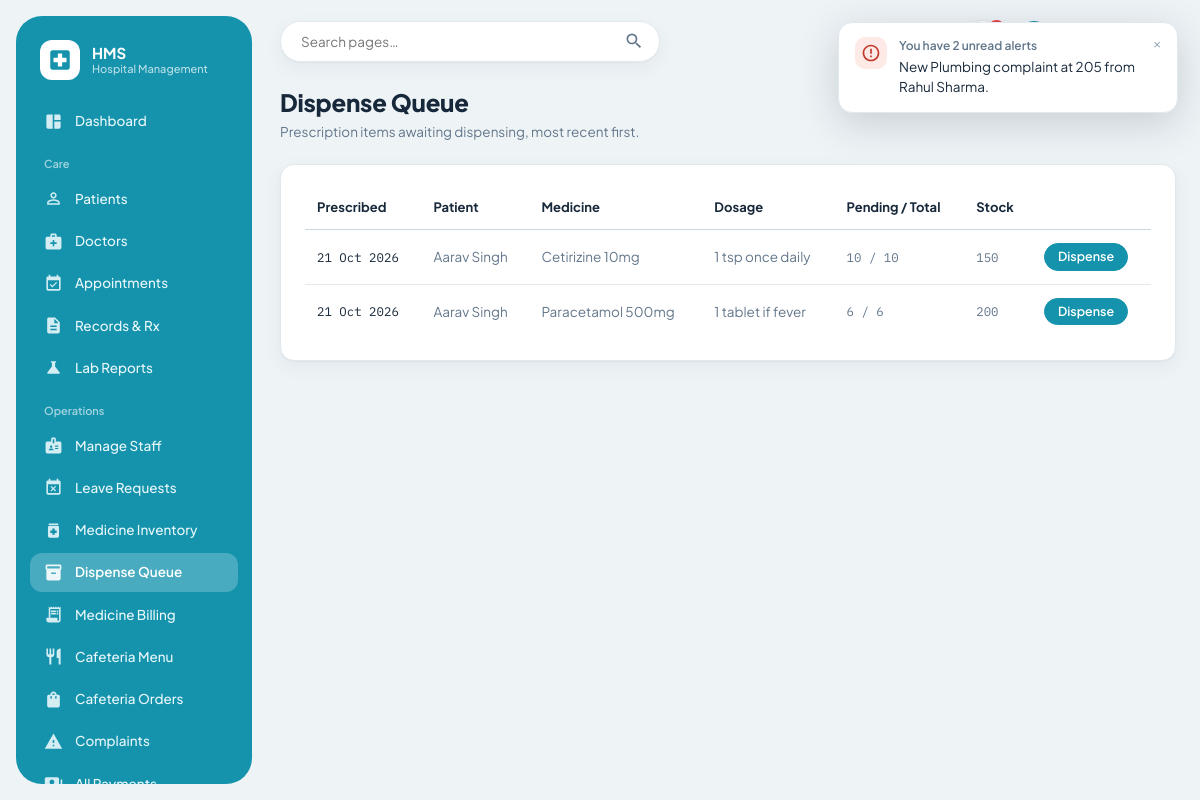
The page /pharmacy/dispense (signed in) on the database its author committed.
### models.py (models this page shows, shortened)
class PrescriptionItem(db.Model):
    __tablename__ = "prescription_items"
    id = db.Column(db.Integer, primary_key=True)
    prescription_id = db.Column(db.Integer, db.ForeignKey("prescriptions.id"), nullable=False)
    medicine_id = db.Column(db.Integer, db.ForeignKey("medicines.id"), nullable=False)
    dosage = db.Column(db.String(120))     # e.g. "1 tablet twice a day"
    quantity = db.Column(db.Integer, nullable=False)
    dispensed_qty = db.Column(db.Integer, default=0)
    medicine = db.relationship("Medicine", backref="prescription_items")
    @property
    def pending_qty(self):
        return self.quantity - self.dispensed_qty

class Prescription(db.Model):
    __tablename__ = "prescriptions"
    id = db.Column(db.Integer, primary_key=True)
    medical_record_id = db.Column(db.Integer, db.ForeignKey("medical_records.id"), nullable=False)
    notes = db.Column(db.String(255))
    prescribed_date = db.Column(db.Date, default=date.today)
    items = db.relationship("PrescriptionItem", backref="prescription", lazy=True, cascade="all, delete-orphan")
    @property
    def patient(self):
        return self.medical_record.patient

class Patient(db.Model):
    __tablename__ = "patients"
    id = db.Column(db.Integer, primary_key=True)
    name = db.Column(db.String(120), nullable=False)
    age = db.Column(db.Integer, nullable=False)
    gender = db.Column(db.String(20), nullable=False)
    phone = db.Column(db.String(20))
    address = db.Column(db.String(255))
    created_at = db.Column(db.DateTime, default=datetime.utcnow)
    appointments = db.relationship("Appointment", backref="patient", lazy=True, cascade="all, delete-orphan")
    medical_records = db.relationship("MedicalRecord", backref="patient", lazy=True, cascade="all, delete-orphan")

class Medicine(db.Model):
    __tablename__ = "medicines"
    id = db.Column(db.Integer, primary_key=True)
    name = db.Column(db.String(120), nullable=False)
    category = db.Column(db.String(80))
    stock_qty = db.Column(db.Integer, default=0)
    price = db.Column(db.Float, nullable=False)
    expiry_date = db.Column(db.Date, nullable=False)
    created_at = db.Column(db.DateTime, default=datetime.utcnow)
    @property
    def is_low_stock(self):
        return self.stock_qty < LOW_STOCK_THRESHOLD

### routes/pharmacy.py (the view)
@pharmacy_bp.route("/dispense")
def dispense_queue():
    items = (PrescriptionItem.query.join(Prescription)
             .filter(PrescriptionItem.dispensed_qty < PrescriptionItem.quantity)
             .order_by(Prescription.prescribed_date.desc()).all())
    return render_template("dispense/list.html", items=items)

### routes/auth_utils.py (called while the page is built)
def get_current_user():
    if "user_id" not in session:
        return None
    if not hasattr(g, "_current_user"):
        g._current_user = User.query.get(session["user_id"])
    return g._current_user

def login_required(roles=None):
    def decorator(view_func):
        @wraps(view_func)
        def wrapped(*args, **kwargs):
            user = get_current_user()
            if user is None:
                flash("Please log in to continue.", "error")
                return redirect(url_for("auth.portal"))
            if roles and user.role not in roles:
                flash("You don't have access to that page.", "error")
                return redirect(url_for("auth.dashboard_redirect"))
            return view_func(*args, **kwargs)
        return wrapped
    return decorator

### templates/dispense/list.html (shortened to what this page needs)
{% extends "base.html" %}
{% block content %}
<div class="page-header">
  <div>
    <h2>Dispense Queue</h2>
    <p class="subtitle">Prescription items awaiting dispensing, most recent first.</p>
  </div>
</div>
<div class="panel">
  <table>
    <thead>
      <tr><th>Prescribed</th><th>Patient</th><th>Medicine</th><th>Dosage</th><th>Pending / Total</th><th>Stock</th><th></th></tr>
    </thead>
    <tbody>
      {% for item in items %}
      <tr>
        <td class="mono">{{ item.prescription.prescribed_date.strftime('%d %b %Y') }}</td>
        <td>{{ item.prescription.patient.name }}</td>
        <td>{{ item.medicine.name }}</td>
        <td class="text-muted">{{ item.dosage or '—' }}</td>
        <td class="mono">{{ item.pending_qty }} / {{ item.quantity }}</td>
        <td class="mono {{ 'text-alert' if item.medicine.is_low_stock }}">{{ item.medicine.stock_qty }}</td>
        <td class="table-actions">
          <a class="btn btn-sm btn-primary" href="{{ url_for('pharmacy.dispense_item', item_id=item.id) }}">Dispense</a>
        </td>
      </tr>
      {% else %}
      <tr class="empty-row"><td colspan="7">No pending prescriptions. All caught up.</td></tr>
      {% endfor %}
    </tbody>
  </table>
</div>
{% endblock %}

### static/css/style.css (style rules this page uses)
:root { --bg: #EEF3F6; --panel: #FFFFFF; --panel-soft: #F6FAFB; --ink: #17283A; --muted-ink: #62768A; --faint-ink: #93A3B3; --primary: #1593AD; --primary-dark: #0F7A91; --primary-soft: #E2F3F7; --primary-ink: #0B5E70; --sidebar: #1593AD; --sidebar-ink: #E8F7FA; --sidebar-active: rgba(255, 255, 255, 0.22); --border: #E1E9EE; --border-strong: #CBD7DF; --alert: #C0392B; --alert-bg: #FDE9E6; --alert-border: #F4C6BF; --success: #228B5B; --success-bg: #DDF5E7; --success-border: #B7E6CB; --warn: #A9690B; --warn-bg: #FDF0D0; --warn-border: #F2DB9C; --info-bg: #E2F3F7; --info: #0F7A91; --radius: 14px; --radius-sm: 10px; --shadow: 0 1px 2px rgba(23, 40, 58, 0.04), 0 6px 20px rgba(23, 40, 58, 0.05); --shadow-pop: 0 10px 40px rgba(23, 40, 58, 0.18); --font-ui: "Plus Jakarta Sans", "Nunito Sans", -apple-system, "Segoe UI", system-ui, sans-serif; --font-mono: "IBM Plex Mono", "SFMono-Regular", Menlo, Consolas, monospace; }
* { box-sizing: border-box; }
html, body { margin: 0; padding: 0; background: var(--bg); color: var(--ink); font-family: var(--font-ui); font-size: 14.5px; line-height: 1.5; -webkit-font-smoothing: antialiased; }
a { color: var(--primary-dark); text-decoration: none; }
.page-header { display: flex; align-items: center; justify-content: space-between; margin-bottom: 22px; gap: 16px; flex-wrap: wrap; }
.page-header h2 { font-size: 24px; font-weight: 800; margin: 0 0 2px; letter-spacing: -0.01em; }
.page-header .subtitle { color: var(--muted-ink); font-size: 13.5px; margin: 0; max-width: 640px; }
.btn { display: inline-flex; align-items: center; justify-content: center; gap: 7px; padding: 10px 18px; border-radius: 999px; border: 1px solid var(--border-strong); background: var(--panel); color: var(--ink); font-size: 13.5px; font-weight: 600; font-family: inherit; cursor: pointer; line-height: 1.1; }
.btn-primary { background: var(--primary); border-color: var(--primary); color: #fff; }
.btn-sm { padding: 6px 13px; font-size: 12.5px; }
.panel { background: var(--panel); border: 1px solid var(--border); border-radius: var(--radius); padding: 22px 24px; box-shadow: var(--shadow); }
table { width: 100%; border-collapse: collapse; font-size: 13.5px; }
thead th { text-align: left; font-weight: 700; color: var(--ink); font-size: 13px; padding: 11px 12px; border-bottom: 1px solid var(--border-strong); white-space: nowrap; }
tbody td { padding: 13px 12px; border-bottom: 1px solid var(--border); vertical-align: middle; color: var(--muted-ink); }
tbody td:first-child, tbody td a { color: inherit; }
tbody tr:last-child td { border-bottom: 0; }
.panel > table, .panel { overflow-x: auto; }
.table-actions { display: flex; gap: 8px; align-items: center; flex-wrap: wrap; }
.mono { font-family: var(--font-mono); font-size: 0.92em; }
.text-muted { color: var(--muted-ink); }

### rows shown on the page
PrescriptionItem: prescription.prescribed_date "21 Oct 2026", prescription.patient.name "Aarav Singh", medicine.name "Cetirizine 10mg", dosage "1 tsp once daily", pending_qty "10", quantity "10", medicine.stock_qty "150"
PrescriptionItem: prescription.prescribed_date "21 Oct 2026", prescription.patient.name "Aarav Singh", medicine.name "Paracetamol 500mg", dosage "1 tablet if fever", pending_qty "6", quantity "6", medicine.stock_qty "200"
